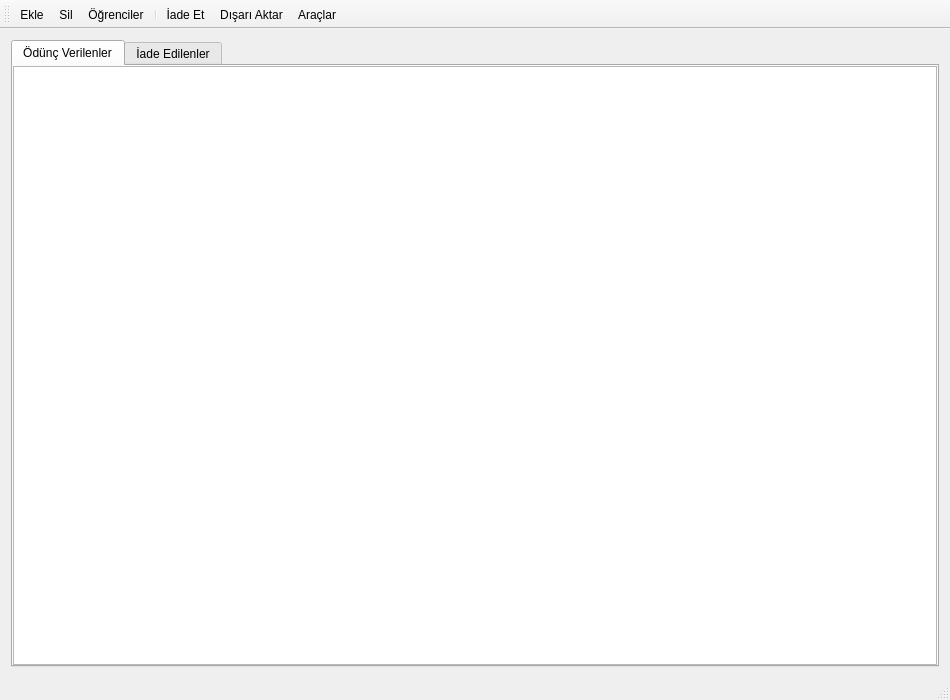
<?xml version="1.0" encoding="UTF-8"?>
<ui version="4.0">
 <class>Home</class>
 <widget class="QMainWindow" name="Home">
  <property name="geometry">
   <rect>
    <x>0</x>
    <y>0</y>
    <width>950</width>
    <height>700</height>
   </rect>
  </property>
  <property name="windowTitle">
   <string>HiloHane</string>
  </property>
  <property name="windowIcon">
   <iconset resource="hilohane.qrc">
    <normaloff>:/assets/appicon</normaloff>:/assets/appicon</iconset>
  </property>
  <widget class="QWidget" name="centralWidget">
   <layout class="QHBoxLayout" name="horizontalLayout_2">
    <item>
     <widget class="QTabWidget" name="tabWidget">
      <property name="currentIndex">
       <number>0</number>
      </property>
      <widget class="QWidget" name="tab">
       <attribute name="title">
        <string>Ödünç Verilenler</string>
       </attribute>
       <layout class="QVBoxLayout" name="verticalLayout">
        <property name="spacing">
         <number>0</number>
        </property>
        <property name="leftMargin">
         <number>0</number>
        </property>
        <property name="topMargin">
         <number>0</number>
        </property>
        <property name="rightMargin">
         <number>0</number>
        </property>
        <property name="bottomMargin">
         <number>0</number>
        </property>
        <item>
         <widget class="QTableView" name="tableView">
          <property name="horizontalScrollBarPolicy">
           <enum>Qt::ScrollBarAlwaysOff</enum>
          </property>
          <property name="sizeAdjustPolicy">
           <enum>QAbstractScrollArea::AdjustToContents</enum>
          </property>
          <property name="sortingEnabled">
           <bool>true</bool>
          </property>
          <attribute name="horizontalHeaderStretchLastSection">
           <bool>true</bool>
          </attribute>
          <attribute name="verticalHeaderVisible">
           <bool>false</bool>
          </attribute>
         </widget>
        </item>
       </layout>
      </widget>
      <widget class="QWidget" name="tab_2">
       <attribute name="title">
        <string>İade Edilenler</string>
       </attribute>
       <layout class="QVBoxLayout" name="verticalLayout_3">
        <property name="spacing">
         <number>0</number>
        </property>
        <property name="leftMargin">
         <number>0</number>
        </property>
        <property name="topMargin">
         <number>0</number>
        </property>
        <property name="rightMargin">
         <number>0</number>
        </property>
        <property name="bottomMargin">
         <number>0</number>
        </property>
        <item>
         <widget class="QTableView" name="returnedBooksTableView">
          <property name="selectionBehavior">
           <enum>QAbstractItemView::SelectRows</enum>
          </property>
          <property name="sortingEnabled">
           <bool>true</bool>
          </property>
          <attribute name="horizontalHeaderStretchLastSection">
           <bool>true</bool>
          </attribute>
          <attribute name="verticalHeaderVisible">
           <bool>false</bool>
          </attribute>
         </widget>
        </item>
       </layout>
      </widget>
     </widget>
    </item>
   </layout>
  </widget>
  <widget class="QMenuBar" name="menuBar">
   <property name="geometry">
    <rect>
     <x>0</x>
     <y>0</y>
     <width>950</width>
     <height>22</height>
    </rect>
   </property>
  </widget>
  <widget class="QToolBar" name="mainToolBar">
   <property name="iconSize">
    <size>
     <width>32</width>
     <height>32</height>
    </size>
   </property>
   <property name="toolButtonStyle">
    <enum>Qt::ToolButtonTextUnderIcon</enum>
   </property>
   <attribute name="toolBarArea">
    <enum>TopToolBarArea</enum>
   </attribute>
   <attribute name="toolBarBreak">
    <bool>false</bool>
   </attribute>
   <addaction name="action_add"/>
   <addaction name="action_delete"/>
   <addaction name="action_students"/>
   <addaction name="separator"/>
   <addaction name="action_return"/>
   <addaction name="action_export"/>
   <addaction name="actionTools"/>
  </widget>
  <widget class="QStatusBar" name="statusBar"/>
  <action name="action_add">
   <property name="icon">
    <iconset resource="hilohane.qrc">
     <normaloff>:/assets/icons/add.png</normaloff>:/assets/icons/add.png</iconset>
   </property>
   <property name="text">
    <string>Ekle</string>
   </property>
   <property name="toolTip">
    <string>Yeni kayıt ekle</string>
   </property>
   <property name="shortcut">
    <string>Ctrl+N</string>
   </property>
  </action>
  <action name="action_delete">
   <property name="icon">
    <iconset resource="hilohane.qrc">
     <normaloff>:/assets/icons/delete.png</normaloff>:/assets/icons/delete.png</iconset>
   </property>
   <property name="text">
    <string>Sil</string>
   </property>
   <property name="toolTip">
    <string>Kaydı sil</string>
   </property>
   <property name="shortcut">
    <string>Del</string>
   </property>
  </action>
  <action name="action_students">
   <property name="icon">
    <iconset resource="hilohane.qrc">
     <normaloff>:/assets/icons/user.png</normaloff>:/assets/icons/user.png</iconset>
   </property>
   <property name="text">
    <string>Öğrenciler</string>
   </property>
  </action>
  <action name="action_return">
   <property name="icon">
    <iconset resource="hilohane.qrc">
     <normaloff>:/assets/icons/ok.png</normaloff>:/assets/icons/ok.png</iconset>
   </property>
   <property name="text">
    <string>İade Et</string>
   </property>
   <property name="shortcut">
    <string>Return</string>
   </property>
  </action>
  <action name="action_export">
   <property name="icon">
    <iconset resource="hilohane.qrc">
     <normaloff>:/assets/icons/save.png</normaloff>:/assets/icons/save.png</iconset>
   </property>
   <property name="text">
    <string>Dışarı Aktar</string>
   </property>
   <property name="toolTip">
    <string>Dışarıya Aktar</string>
   </property>
   <property name="shortcut">
    <string>Ctrl+S</string>
   </property>
  </action>
  <action name="actionTools">
   <property name="icon">
    <iconset resource="hilohane.qrc">
     <normaloff>:/assets/icons/cat.png</normaloff>:/assets/icons/cat.png</iconset>
   </property>
   <property name="text">
    <string>Araçlar</string>
   </property>
   <property name="toolTip">
    <string>Araçlar</string>
   </property>
  </action>
 </widget>
 <layoutdefault spacing="6" margin="11"/>
 <resources>
  <include location="hilohane.qrc"/>
 </resources>
 <connections/>
</ui>
